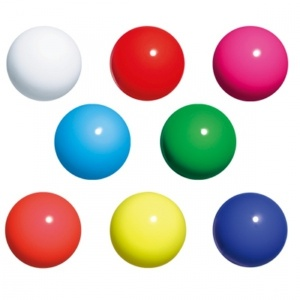
#> input picture Photos/balls.jpg, 300 x 300 px
$ jupyter execute 'Morphological Transform.ipynb'
#> lines starting #> are read from the running program, lines starting #| are printed output that depends on the picture; after the words box and inside, x2 and y2 are one past the last pixel; in counts of white or black regions, pixels touching at a corner belong together
[cell 1]
import cv2 as cv
import matplotlib.pyplot as plt
import numpy as np
import pandas as pd

# morphological operations are some simple operations based on the image shape
# erotion, dialation, opening and closing
# performed these operations on binary images

# need original image, structuring element or kernal which decides the nature of the operation

[cell 2]
img = cv.imread('Photos/balls.jpg', cv.IMREAD_GRAYSCALE) # or 0 to read image in greyscale
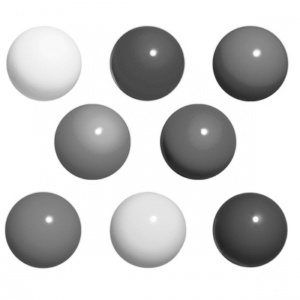
#> img: shape (300, 300); min 33, max 255, mean 204
_, mask = cv.threshold(img, 247, 255, cv.THRESH_BINARY_INV)
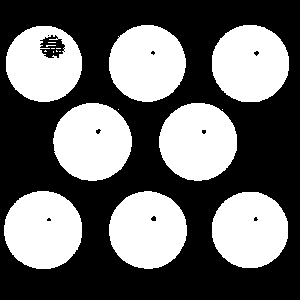
#> mask: shape (300, 300); 41.4% white; 18 white regions (10 under 20 px), largest, box (x1, y1, x2, y2) and area: (4, 191, 82, 269) 4808, (53, 103, 132, 181) 4785, (159, 103, 237, 181) 4771


kernal = np.ones([5,5], np.uint8)

# eg:- dialation used to remove black dots in mask below
dilation = cv.dilate(mask, kernal, iterations = 2 ) #by default 1
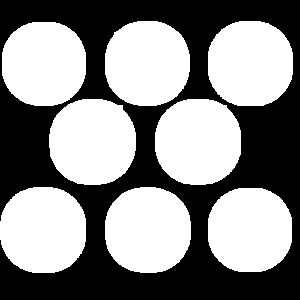
#> dilation: shape (300, 300); 53.5% white; 1 black region, box (x1, y1, x2, y2) and area: (0, 0, 300, 300) 41844
# kernal is a shape which we want to apply on the image


erosion  = cv.erode(mask, kernal, iterations = 2)
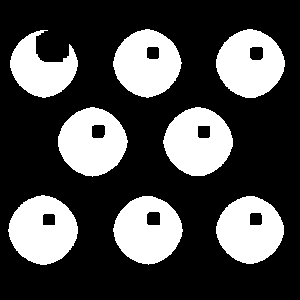
#> erosion: shape (300, 300); 29.4% white; 8 white regions, largest, box (x1, y1, x2, y2) and area: (8, 195, 78, 265) 3504, (163, 107, 233, 176) 3459, (58, 107, 128, 177) 3450
# erodes away the boundaries of background object
# when applied, a pixel in orginal image considered as one if all the pixel under kernal is one else it will be eroded (0)


opening = cv.morphologyEx(mask, cv.MORPH_OPEN, kernal, iterations = 2)
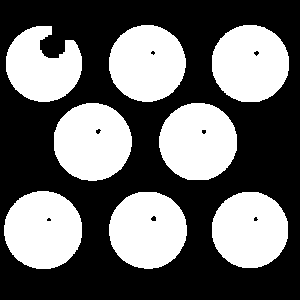
#> opening: shape (300, 300); 41.1% white; 8 white regions, largest, box (x1, y1, x2, y2) and area: (4, 191, 82, 269) 4808, (54, 103, 132, 181) 4778, (159, 103, 237, 180) 4763
# actually erosion followed by dialation.

closing = cv.morphologyEx(mask, cv.MORPH_CLOSE, kernal, iterations = 2)
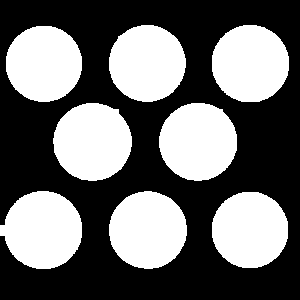
#> closing: shape (300, 300); 42% white; 8 white regions, largest, box (x1, y1, x2, y2) and area: (0, 191, 82, 269) 4862, (53, 103, 132, 181) 4814, (159, 103, 237, 181) 4790
# actually dialation followed by erosion


titles = ['Image', 'mask', 'dilation', 'erosion', 'opening', 'closing']
images = [img, mask, dilation, erosion, opening, closing]


plt.figure(figsize=(12,8), dpi=250)
for i in range(6):
    plt.subplot(2, 3, i+1)
    plt.imshow(images[i], 'gray')
    plt.title(titles[i])
    plt.xticks([]), plt.yticks([])

plt.show()

[cell 3]
img = cv.imread('Photos/balls.jpg', cv.IMREAD_GRAYSCALE) # or 0 to read image in greyscale
_, mask = cv.threshold(img, 247, 255, cv.THRESH_BINARY_INV)


kernal = np.ones([5,5], np.uint8)

# eg:- dialation used to remove black dots in mask below
dilation = cv.dilate(mask, kernal, iterations = 2 ) #by default 1
# kernal is a shape which we want to apply on the image


erosion  = cv.erode(mask, kernal, iterations = 2)
# erodes away the boundaries of background object
# when applied, a pixel in orginal image considered as one if all the pixel under kernal is one else it will be eroded (0)


opening = cv.morphologyEx(mask, cv.MORPH_OPEN, kernal, iterations = 2)
# actually erosion followed by dialation

closing = cv.morphologyEx(mask, cv.MORPH_CLOSE, kernal, iterations = 2)
# actually dialation followed by erosion

morph_grad = cv.morphologyEx(mask, cv.MORPH_GRADIENT, kernal, iterations = 2)
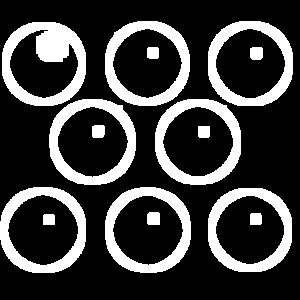
#> morph_grad: shape (300, 300); 24.1% white; 15 white regions, largest, box (x1, y1, x2, y2) and area: (2, 22, 86, 106) 3280, (49, 99, 136, 185) 2523, (155, 99, 241, 185) 2501
# difference b/w dialation and erosion of and image

top_hat = cv.morphologyEx(mask, cv.MORPH_TOPHAT, kernal, iterations = 2)
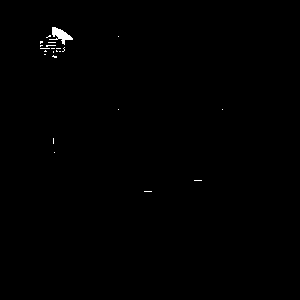
#> top_hat: shape (300, 300); 0.33% white; 23 white regions (22 under 20 px), largest, box (x1, y1, x2, y2) and area: (49, 27, 73, 45) 183
# actually differnce b/w input image and opening

black_hat = cv.morphologyEx(mask, cv.MORPH_BLACKHAT, kernal, iterations = 2)
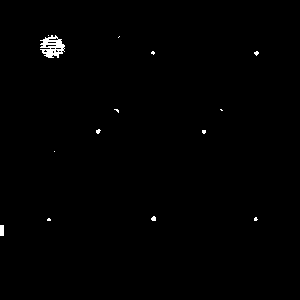
#> black_hat: shape (300, 300); 0.56% white; 14 white regions (11 under 20 px), largest, box (x1, y1, x2, y2) and area: (40, 35, 65, 58) 339, (0, 225, 4, 236) 44, (151, 216, 156, 221) 20
# It is the difference between the closing of the input image and input image.


titles = ['Image', 'mask', 'dilation', 'erosion', 'opening', 'closing', 'morph_grad', 'top_hat', 'black_hat']
images = [img, mask, dilation, erosion, opening, closing, morph_grad, top_hat, black_hat]


plt.figure(figsize=(12,8), dpi=250)
for i in range(9):
    plt.subplot(3, 3, i+1)
    plt.imshow(images[i], 'gray')
    plt.title(titles[i])
    plt.xticks([]), plt.yticks([])

plt.show()
